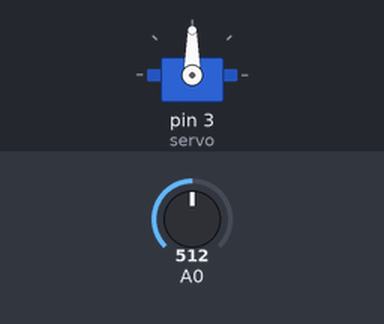
Bench run of a sketch on a simulated Arduino Uno, built with avr-gcc and run on an emulated ATmega328P. Shown: servo. The inputs (shaded band) are chosen by the test bench; at power-on: A0 = 512.

Above: at 0.05 s.
At 4.0 s:
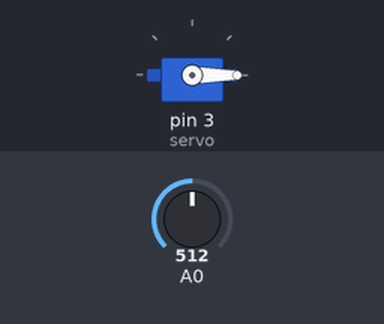
At 8.0 s:
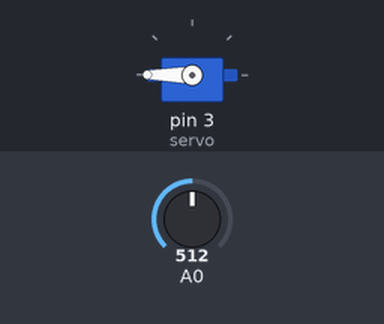
Timing chart, 0 to 10.4 s (numbered marks = the images above):
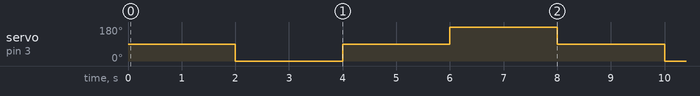

Measured:
- by itself, servo on pin 3 (servo): repeats every 8.0 s: 90° 2.0 s, 180° 2.0 s, 90° 2.0 s, 0° 2.0 s

The sketch:

servo.ino
```cpp
#include <Servo.h>

Servo servo;

void setup() {
  servo.attach(3);

}

void loop() {
// Test servo direction
  servo.write(90);    // stopped
  delay(2000);
  servo.write(0);     // clockwise
  delay(2000);
  servo.write(90);    // stopped
  delay(2000);
  servo.write(180);   // counter clockwise
  delay(2000);

// Using potentiometer to control servo
// Comment above portion out to use.
int v = analogRead(0);    // read pot value
analogWrite(3, v/4);      // divide pot value by 4 to get value between 0 and 255. Then write to servo.
}
```
